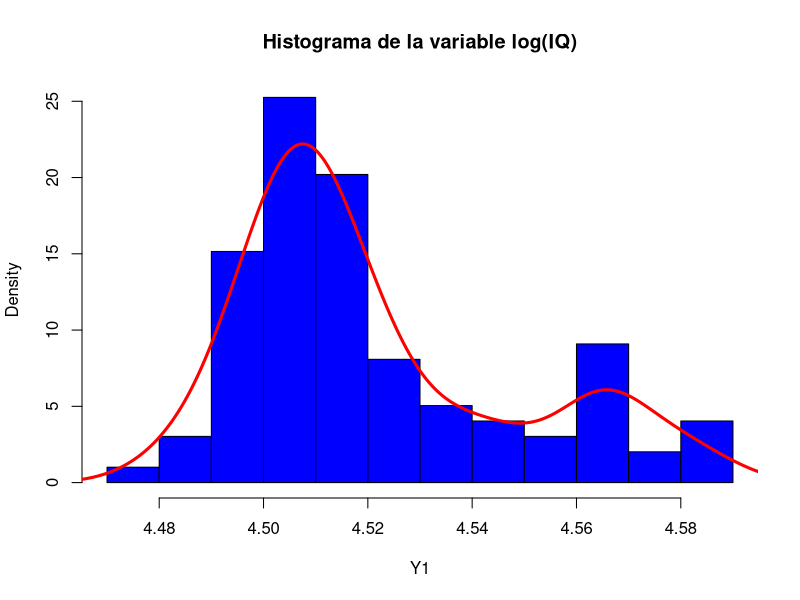
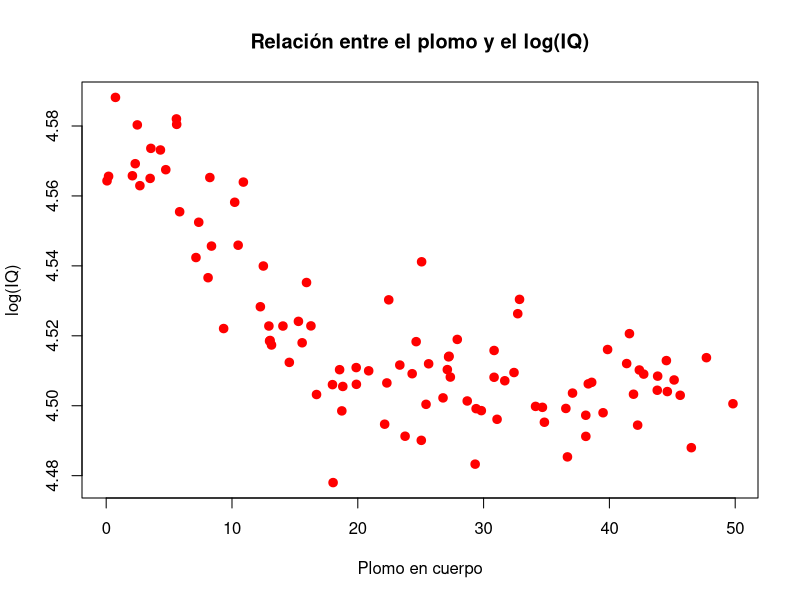
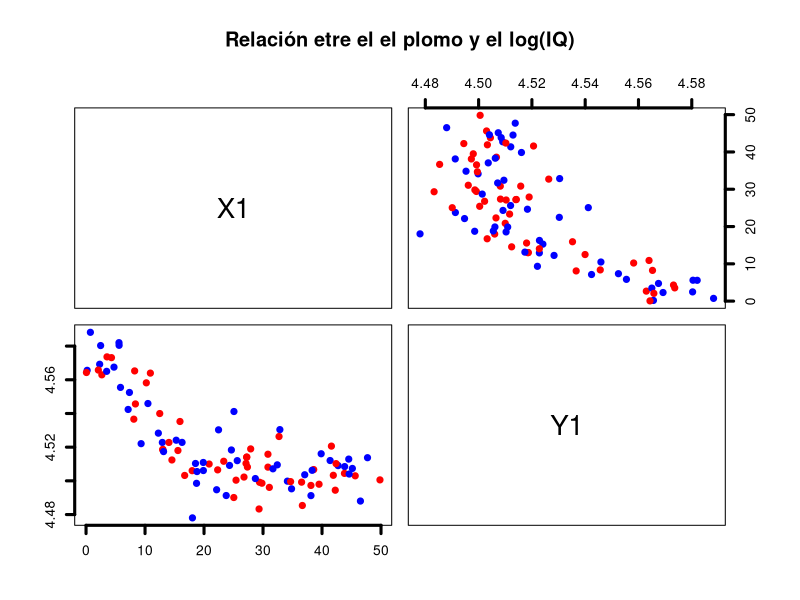
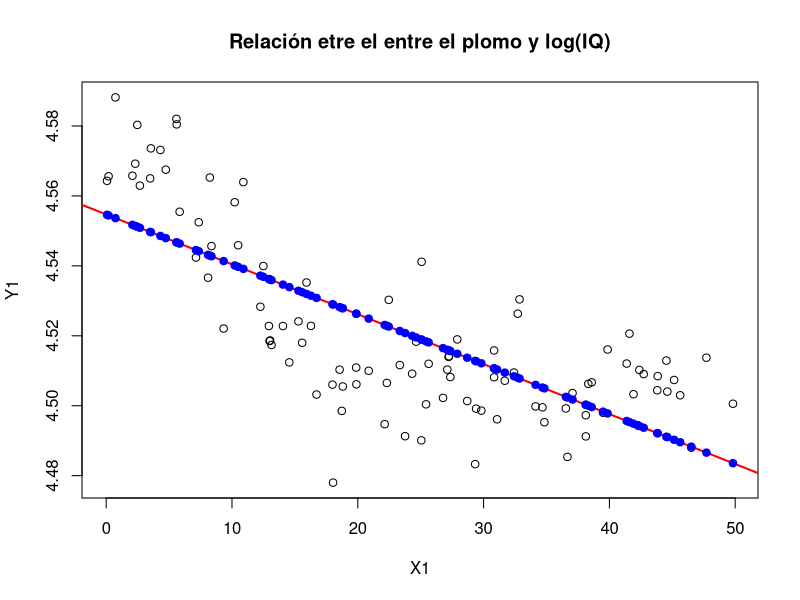
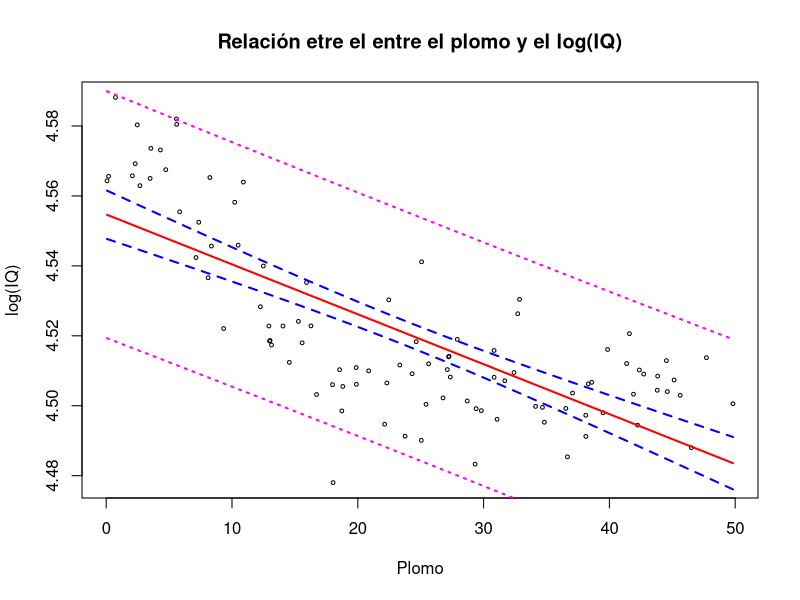
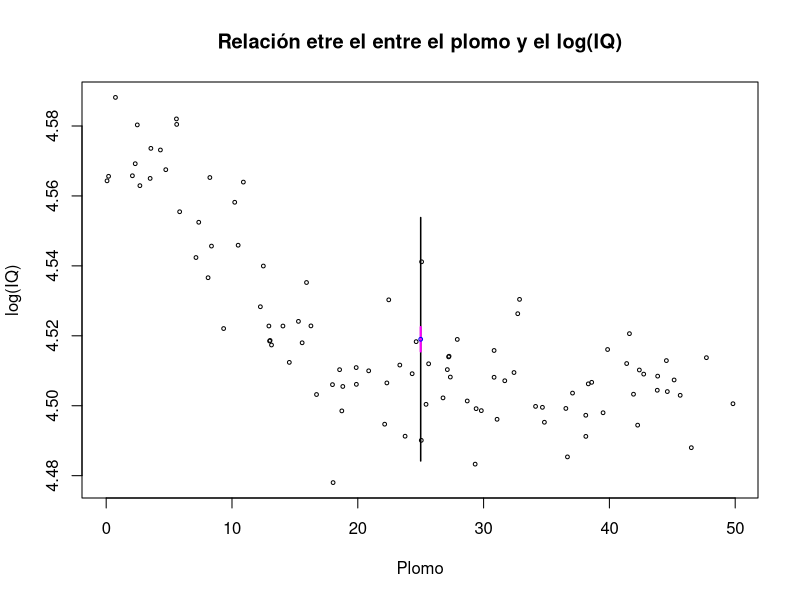
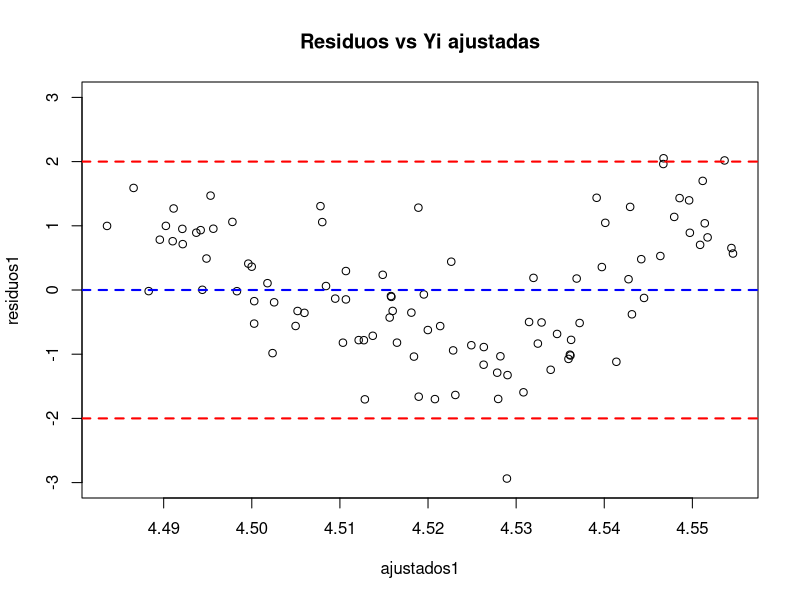
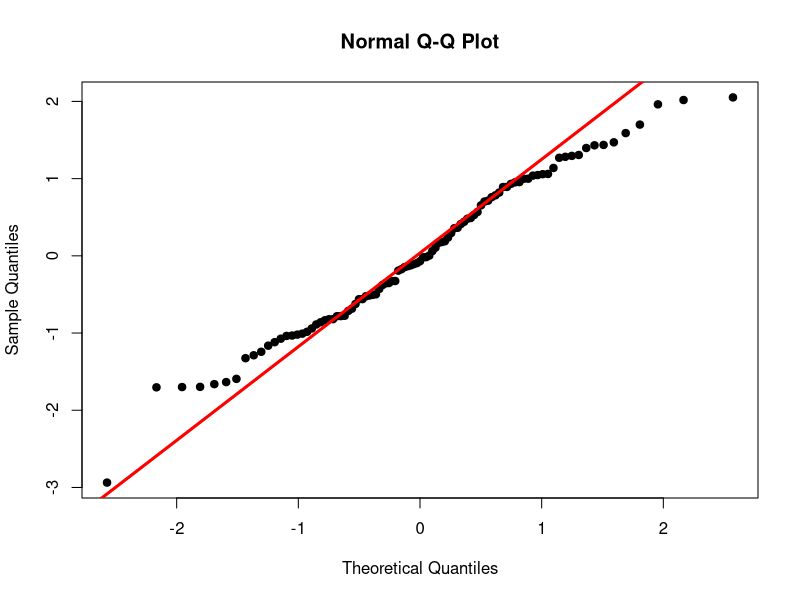

These charts were generated, in order, by the following R code: (Note: this script raises an error after producing the figures.)
#Cargamos las librerias

library(stats)
library(MASS)
library(lmtest)
library(car)
library(zoo)
library(psych) 
library(nortest)

#Cargamos los datos

setwd("/Users/jose/Desktop/Tarea 5")
getwd()

Datos <- read.csv("plomo.csv",header=TRUE,sep=",",dec=".")
attach(Datos)

# --------------- Algunas Funciones -----------------------
Prueba_B0 <- function(X,Y){
  n     <- dim(Datos)[1]
  Sxx   <- sum((X-(mean(X)))^2)
  Sxy   <- sum((X-mean(X))*(Y-mean(Y)))
  Syy   <- sum((Y-(mean(Y)))^2)
  
  #Los estimadores son:
  beta1 <- Sxy/Sxx
  beta0 <- mean(Y)-(beta1*(mean(X)))
  SSe   <- Syy-beta1*Sxy
  MSe   <- (SSe)/(n-2)
  sigma.gorro <- MSe
  
  #La estadística de prueba para B0 es:
  Q     <- abs(beta0/(sqrt((sigma.gorro)*((1/n) + (((mean(X))^2)/Sxx)))))
  
  #Cuantil de una T-Student: 
  T     <- qt(1-(0.05/2),n-2)
  
  #Region Critica={|Q|>t(n-2,1-alpha/2)} donde t es el cuantil de una t-student
  aux     <- pt(Q,n-2)
  p.value <- 2*min(1-aux, aux) #p.value<alpha=0.05
  cat("\n\tPRUEBA DE HIPOTESIS H0: B0=0 vs H1:B0=!0\n",
      "\nRegión Crítica: Rechazar H0 si |Q|>t(n-2,1-alpha/2)","\nEstadistica de prueba Q:\n",Q,
      "\nCuantil de la T-Student:\n",T,
      "\nP-value:\n", p.value)
}
Prueba_B1 <- function(X,Y){
  n     <- dim(Datos)[1]
  Sxx   <- sum((X-(mean(X)))^2)
  Sxy   <- sum((X-mean(X))*(Y-mean(Y)))
  Syy   <- sum((Y-(mean(Y)))^2)
  
  
  #Los estimadores son:
  beta1 <- Sxy/Sxx
  beta0 <- mean(Y)-(beta1*(mean(X)))
  SSe   <- Syy-beta1*Sxy
  MSe   <- (SSe)/(n-2)
  sigma.gorro <- MSe
  
  #La estadística de prueba para B0 es:
  Q     <- abs(beta1/(sqrt((sigma.gorro/Sxx))))
  
  #Cuantil de una T-Student: 
  T     <- qt(1-(0.05/2),n-2)
  
  #Region Critica={|Z|>t(n-2,1-alpha/2)} donde t es el cuantil de una t-student
  aux     <- pt(Q,n-2)
  p.value <-2*min(1-aux, aux) #p.value<alpha=0.05
  cat("\n\tPRUEBA DE HIPOTESIS H0: B1=0 vs H1:B1=!0\n",
      "\nRegion Critica: Rechazar H0 si |Q|>t(n-2,1-alpha/2)","\nEstadistica de prueba Q:\n",Q,
      "\nCuantil de la T-Student:\n",T,
      "\nP-value:\n", p.value)
}

# Hacemos un pequeño análisis preliminar para ver que los
# datos no presentan ningún problema

View(Datos)       # Mostramos la tabla de los datos
is.na(Datos)      # Revisamos que no haya datos NA
str(Datos)        # Revisamos la estructura de la tabla
summary(Datos)    # Hacemos un resumen de la tabla


# --------------------------------------------------------------------------------------------------
# ------------------------------------ SEGUNDO AJUSTE: LOG(IQ) -------------------------------------
# --------------------------------------------------------------------------------------------------
# ------------------------------------ 1) Análisis Descriptivo ------------------------------------

# Definimos la transformacion
X1 <- Plomo
Y1 <- log(IQ)
Datos1 = data.frame("X1" = X1, "Y1" = Y1)

# Observamos como se comportan los datos del log(IQ)
summary(Y1)
hist(Y1, freq = FALSE,breaks=15, col = "blue", main="Histograma de la variable log(IQ)")
lines(density(Y1), col="red",lwd=3)

#Ahora observamos la asociación entre nuestros variables 
#mediante scaterplots.
plot(X1, Y1,pch=19, col="red", ylab="log(IQ)", xlab = "Plomo en cuerpo", lwd=2,
     main="Relación entre el plomo y el log(IQ)")
pairs(Datos1, col=c("red","blue"), pch=20, lwd=3,
      main="Relación etre el el plomo y el log(IQ)")

#Prueba del coeficienciente de correlacion
cor.test(X1, Y1)

#------------------------------------- 2) Ajuste Del Modelo ----------------------------------------

modelo1 <- lm(Y1 ~ X1)
summary(modelo1)

plot(X1,Y1, main="Relación etre el entre el plomo y log(IQ)")
abline(modelo1, col="red", lwd=2)
points(X1,modelo1$fit, col="blue",cex=1,pch=19)

#------------------------------------- 3) Inferencia Sobre el Modelo -------------------------------

#--------------- Pruebas de Hipotesis

# Checamos primero los valores del p-value en el summary
summary(modelo1)
# Para corroborar usamos nuestras funciones para la peuba estadística 
Prueba_B0(X1,Y1)
Prueba_B1(X1,Y1)

#--------------- Intervalos de Confianza

# Usamos confint para obtener la ordenada al origen y pendiente
# de nuestros intervalos de confianza
confint(modelo1)

# Hacemos las rectas de intervalos de confianza y predicción
X1.2 = data.frame(X1=X1[order(X1)])
conf1 <- predict(modelo1, newdata=X1.2, interval="confidence")
pred1 <- predict(modelo1, newdata=X1.2, interval="prediction")
plot(X1,Y1, xlab="Plomo",ylab="log(IQ)", main="Relación etre el entre el plomo y el log(IQ)", cex=0.5)
lines(X1.2$X1,conf1[,1], lwd=2, col="red")
lines(X1.2$X1,conf1[,2], lwd=2,lty=2, col="blue")
lines(X1.2$X1,conf1[,3], lwd=2,lty=2, col="blue")
lines(X1.2$X1,pred1[,2], lwd=2,lty=3, col="magenta")
lines(X1.2$X1,pred1[,3], lwd=2,lty=3, col="magenta")
#------------------------------------- 4) ANOVA ----------------------------------------------------

anova(modelo1)

#------------------------------------- 5) y 6) Predicción ------------------------------------------

X1.0 <-data.frame(X1 = 25)

conf1 <- predict(modelo1, newdata=X1.0, interval="confidence")
pred1 <- predict(modelo1, newdata=X1.0, interval="prediction")
plot(X1,Y1, xlab="Plomo",ylab="log(IQ)", main="Relación etre el entre el plomo y el log(IQ)", cex=0.5)
segments(X1.0$X1,y0 = pred1[2],y1 = pred1[3],lwd=1.5)
segments(X1.0$X1,y0 = conf1[2],y1 = conf1[3],lwd=2, col = "magenta")
points(X1.0,conf1[1], col = "blue", cex=0.5, lty = 3)

#------------------------------------- 7) Coeficiente de Determinación -----------------------------

summary(modelo1)

#------------------------------------- 8) Pruebas de los Supuestos ---------------------------------

# 1. VARIANZA CONSTANTE:
# graficamos los valores ajustados contra los residuales:

residuos1 <- rstandard(modelo1)
ajustados1 <- fitted(modelo1)
plot(ajustados1, residuos1,
     main="Residuos vs Yi ajustadas", ylim = c(-3,3))
abline(0,0, col="blue1", lw=2, lty=2)
abline(2,0, col="red", lw=2, lty=2)
abline(-2,0, col="red", lw=2, lty=2)
# Estamos graficando los residuales estandarizados y todos deberán estar en -2<=di<=2

# Hacemos las pruebas de hipotesis para homocedasticidad:
# Recordemos que:
# Ho:Los residuales tienen varianza cosntante VS H1:No tienen varanza constante
# Rechazamos al nivel de significancia alpha=0.05 si p-value<alpha

# Test de Breusch-Pagan 
bptest(modelo1)

# Prueba de puntaje de varianza no constante
ncvTest(modelo1)

# 2. SUPUESTO DE CORRELACION:
# Recordemos que:
# Ho: No hay correlación entre los residuos VS H1: Si hay correlación entre los residuos
# Rechazamos al nivel de significancia alpha=0.05 si p-value<alpha

# Prueba de Durbin-Watson
dwtest(modelo1)


# 3. SUPUESTO DE NORMALIDAD: 
# el primer acercamiento es mediante un Q-QPlot de los residuos
qqnorm(residuos1, pch=19,lwd=1)
qqline(residuos1, col="red", lwd=3)
hist(residuos, col="navyblue",freq = F, breaks = 15, main="Histograma de los residuos")

# Hacemos las pruebas de hipotesis para normalidad:
# Recordemos que:
#H0:Los errores se distribuyen N(0,1)
#H1:Los errores no se distribuyen N(0,1)
# Rechazamos al nivel de significancia alpha=0.05 si p-value<alpha

# Prueba Anderson-Darling
ad.test(residuos1)

# Prueba Shapiro-Wilk
shapiro.test(residuos1)
